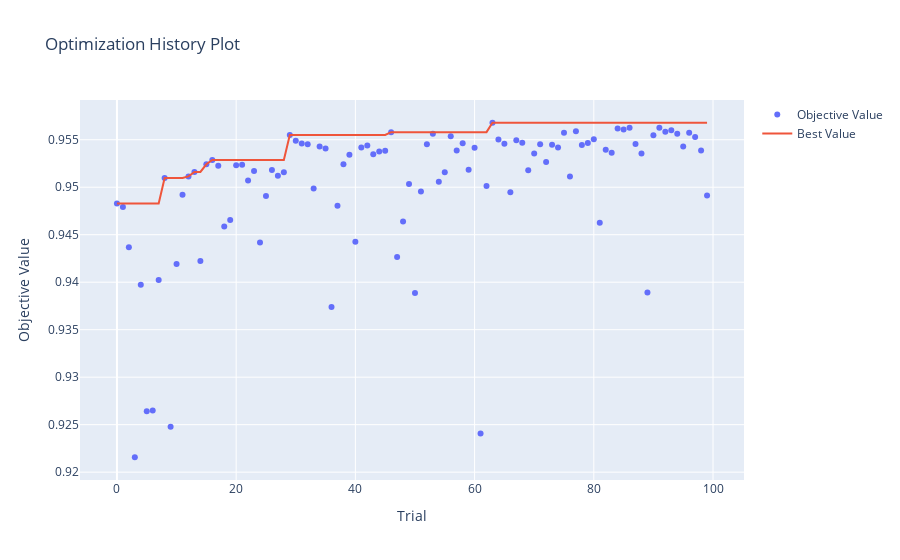

Notebook cell for this chart:
### Code cell
plt.figure(figsize=(10, 6))
optuna.visualization.plot_optimization_history(study)
